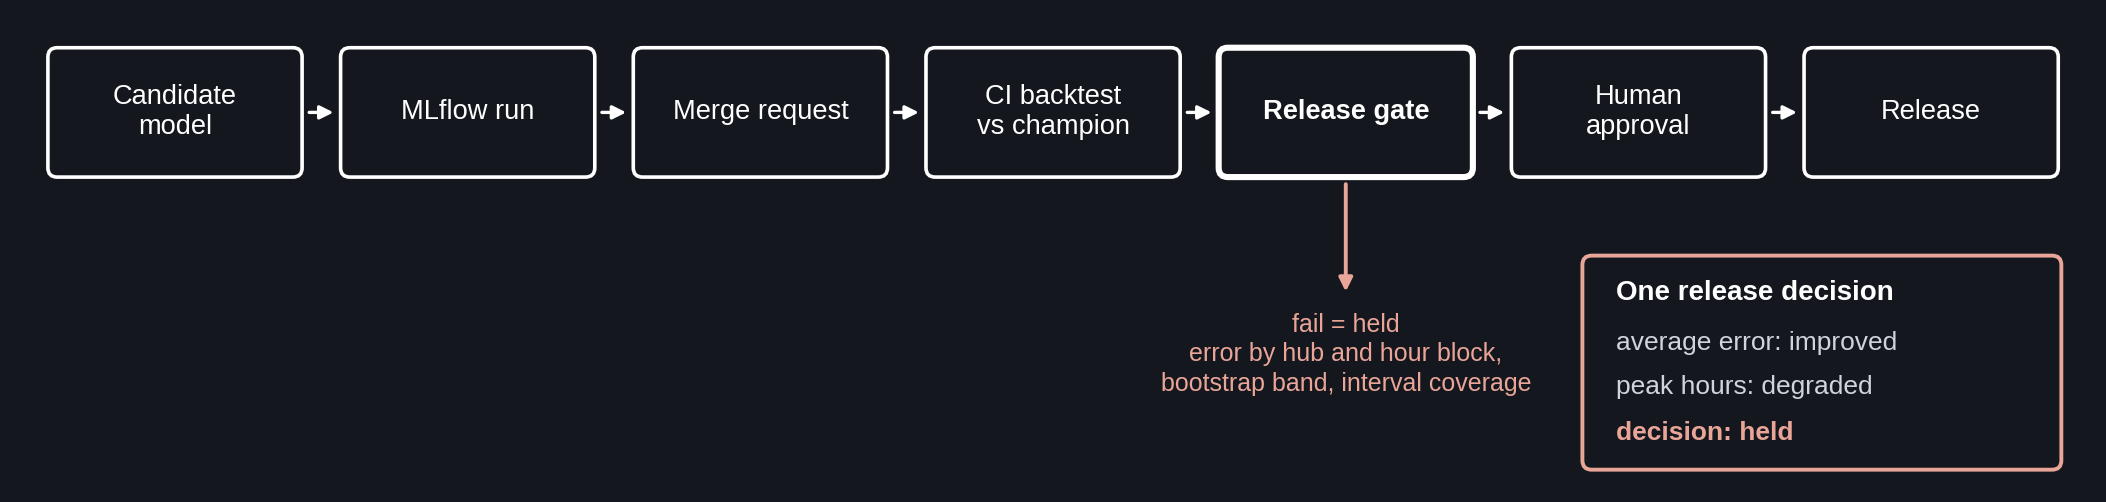

This figure's Python source:
"""slide 9: the model promotion path, with one release decision as a callout. run: python diagrams/slide09_promotion_path.py"""
from matplotlib.patches import FancyBboxPatch
import sys, os; sys.path.insert(0, os.path.dirname(os.path.abspath(__file__)))
from _style import canvas, save, BG, FG, DIM, ACC

FAIL = "#E8A598"
steps = ["Candidate\nmodel", "MLflow run", "Merge request", "CI backtest\nvs champion", "Release gate", "Human\napproval", "Release"]
fig, ax = canvas(13.33, 3.0)
n, w, h, y = len(steps), 1.6, 0.8, 2.0
gap = (13.33 - 0.4 - n * w) / (n - 1)
for i, name in enumerate(steps):
    x = 0.2 + i * (w + gap)
    bold = name == "Release gate"
    ax.add_patch(FancyBboxPatch((x, y), w, h, boxstyle="round,pad=0.02,rounding_size=0.06", fc=BG, ec=FG, lw=2.2 if bold else 1.3))
    ax.text(x + w / 2, y + h / 2, name, ha="center", va="center", color=FG, fontsize=9.8, linespacing=1.2, fontweight="bold" if bold else "normal")
    if i < n - 1:
        ax.annotate("", xy=(x + w + gap - 0.03, y + h / 2), xytext=(x + w + 0.03, y + h / 2), arrowprops=dict(arrowstyle="-|>", color=FG, lw=1.2))
# the fail branch under the gate
gx = 0.2 + 4 * (w + gap) + w / 2
ax.annotate("", xy=(gx, 1.2), xytext=(gx, y - 0.03), arrowprops=dict(arrowstyle="-|>", color=FAIL, lw=1.4))
ax.text(gx, 1.1, "fail = held\nerror by hub and hour block,\nbootstrap band, interval coverage", ha="center", va="top", color=FAIL, fontsize=9, linespacing=1.3)
# one release decision, as a callout
cx, cy, cw, ch = 10.1, 0.1, 3.05, 1.35
ax.add_patch(FancyBboxPatch((cx, cy), cw, ch, boxstyle="round,pad=0.02,rounding_size=0.06", fc=BG, ec=FAIL, lw=1.4))
ax.text(cx + 0.2, cy + ch - 0.22, "One release decision", color=FG, fontsize=10, fontweight="bold", va="center")
ax.text(cx + 0.2, cy + ch - 0.55, "average error: improved", color=DIM, fontsize=9.5, va="center")
ax.text(cx + 0.2, cy + ch - 0.83, "peak hours: degraded", color=DIM, fontsize=9.5, va="center")
ax.text(cx + 0.2, cy + ch - 1.13, "decision: held", color=FAIL, fontsize=9.5, fontweight="bold", va="center")
save(fig, os.path.join(os.path.dirname(os.path.abspath(__file__)), "slide09_promotion_path.png"))
